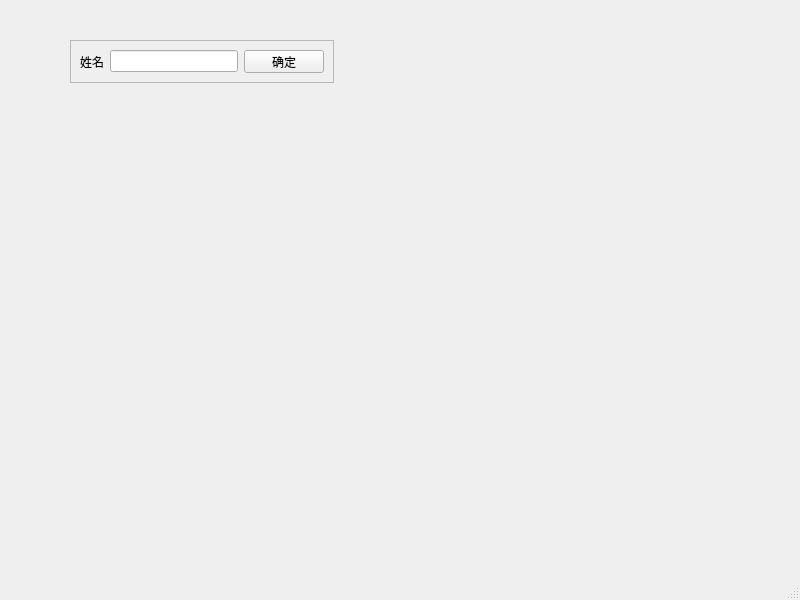
<?xml version="1.0" encoding="UTF-8"?>
<ui version="4.0">
 <class>MainWindow</class>
 <widget class="QMainWindow" name="MainWindow">
  <property name="geometry">
   <rect>
    <x>0</x>
    <y>0</y>
    <width>800</width>
    <height>600</height>
   </rect>
  </property>
  <property name="windowTitle">
   <string>MainWindow</string>
  </property>
  <widget class="QWidget" name="centralwidget">
   <widget class="QFrame" name="frame">
    <property name="geometry">
     <rect>
      <x>70</x>
      <y>40</y>
      <width>264</width>
      <height>43</height>
     </rect>
    </property>
    <property name="frameShape">
     <enum>QFrame::StyledPanel</enum>
    </property>
    <property name="frameShadow">
     <enum>QFrame::Raised</enum>
    </property>
    <layout class="QHBoxLayout" name="horizontalLayout">
     <item>
      <widget class="QLabel" name="label">
       <property name="text">
        <string>姓名</string>
       </property>
      </widget>
     </item>
     <item>
      <widget class="QLineEdit" name="lineEdit"/>
     </item>
     <item>
      <widget class="QPushButton" name="pushButton">
       <property name="text">
        <string>确定</string>
       </property>
      </widget>
     </item>
    </layout>
   </widget>
  </widget>
  <widget class="QMenuBar" name="menubar">
   <property name="geometry">
    <rect>
     <x>0</x>
     <y>0</y>
     <width>800</width>
     <height>23</height>
    </rect>
   </property>
  </widget>
  <widget class="QStatusBar" name="statusbar"/>
 </widget>
 <resources/>
 <connections/>
</ui>
